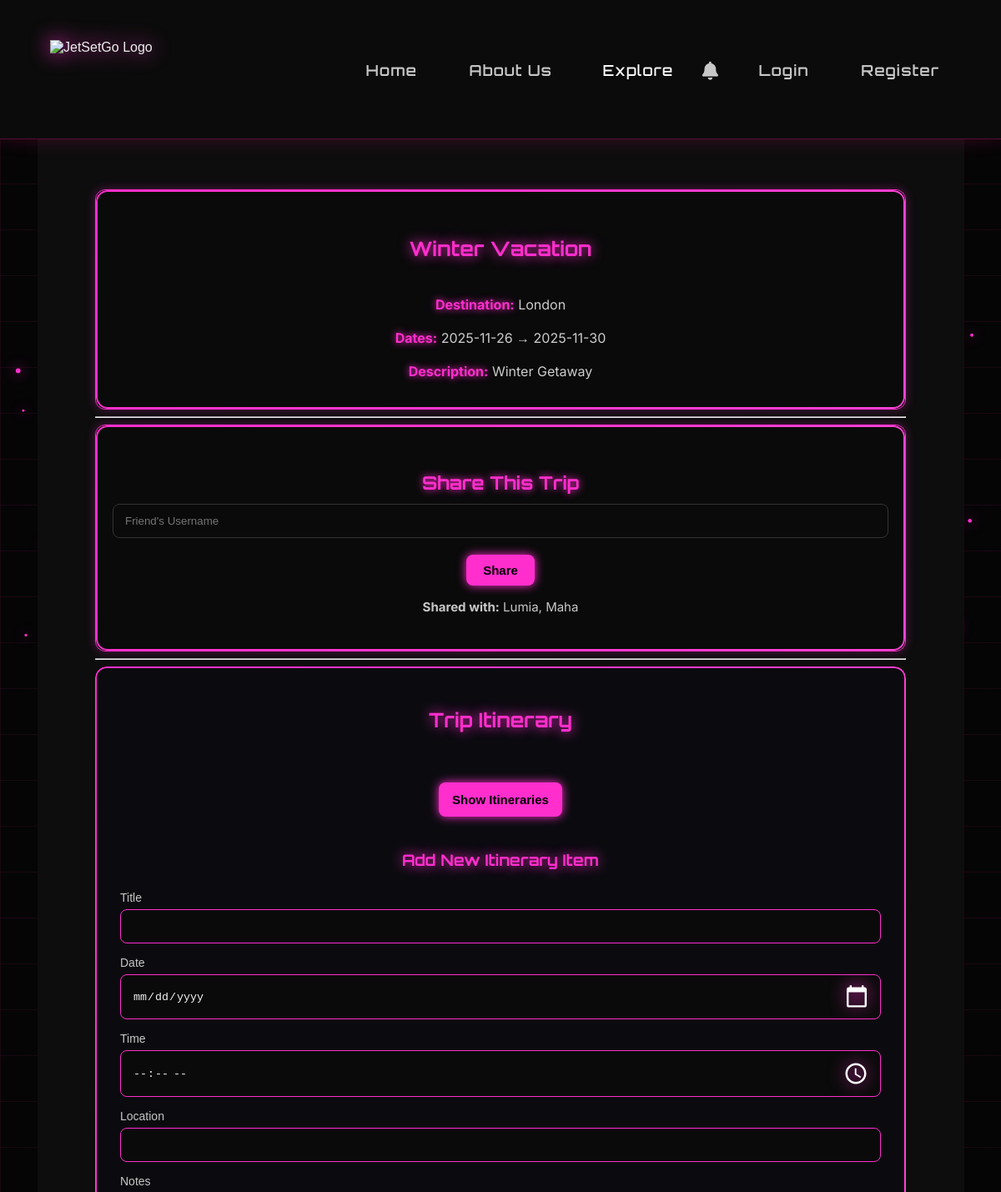
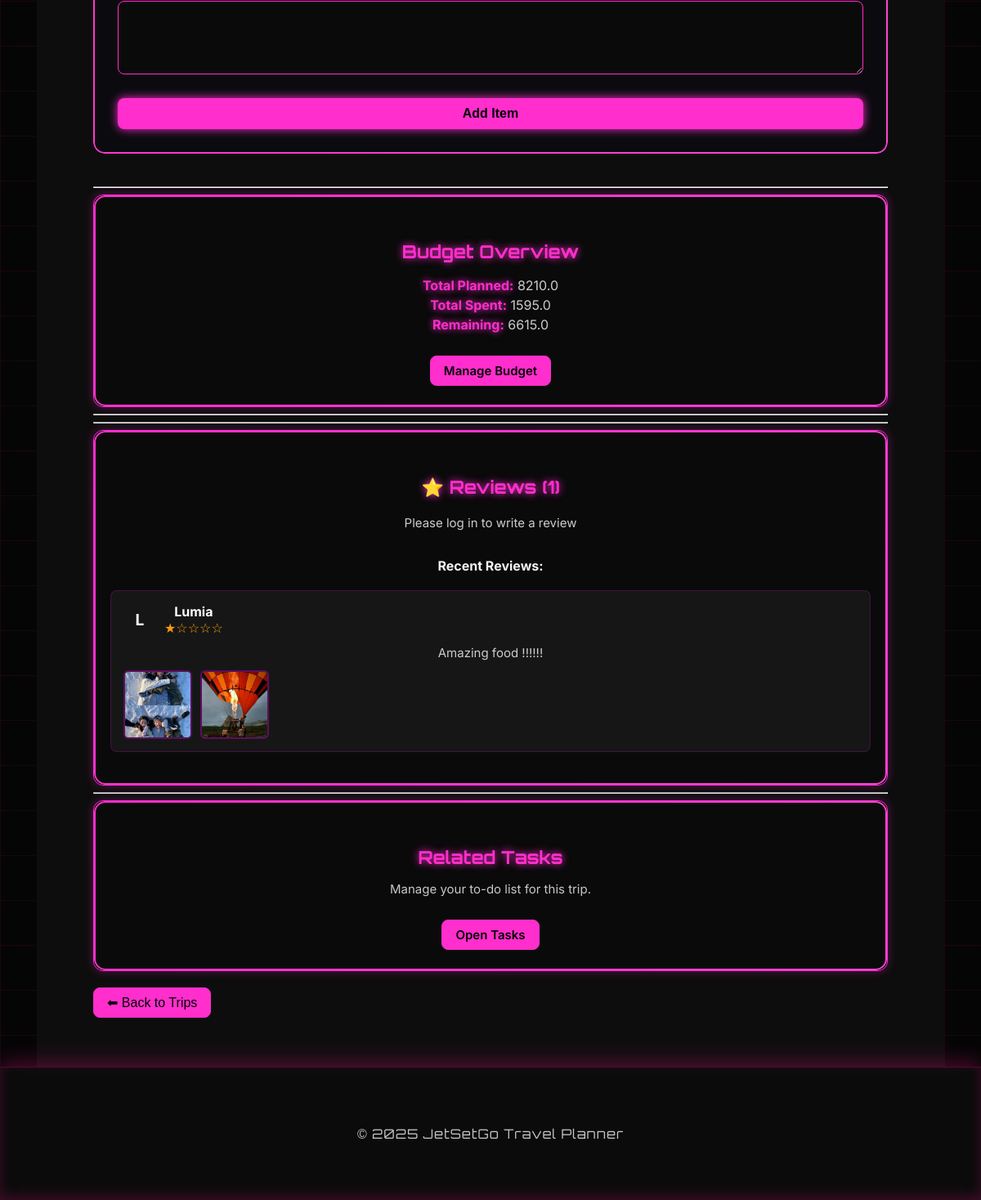
The page /trip/1 on the database its author committed (2 pictures, top to bottom).
### app/models.py (models this page shows, shortened)
class Trip(db.Model):
    __tablename__ = 'trip'
    id = db.Column(db.Integer, primary_key=True)
    title = db.Column(db.String(100), nullable=False)
    start_date = db.Column(db.Date, nullable=False)
    end_date = db.Column(db.Date, nullable=False)
    description = db.Column(db.Text, nullable=True)
    destinations = db.relationship(
        "TripDestination",
        backref="trip",
        cascade="all, delete-orphan",
        lazy=True
    )
    itinerary = db.relationship("ItineraryItem", backref="trip", lazy=True, cascade="all, delete-orphan")
    budget = db.relationship("Budget", backref="trip", uselist=False, cascade="all, delete-orphan")
    participants = db.relationship("User", secondary=trip_users, backref=db.backref("trips", lazy="dynamic"))
    reviews = db.relationship("Review", backref="trip", lazy=True, cascade="all, delete-orphan")
    def get_review_count(self):
        return len(self.reviews)

class TripDestination(db.Model):
    __tablename__ = "trip_destination"
    id = db.Column(db.Integer, primary_key=True)
    name = db.Column(db.String(250), nullable=False)
    trip_id = db.Column(db.Integer, db.ForeignKey("trip.id"), nullable=False)
    is_favorited = db.Column(db.Boolean, default=False)

class User(db.Model):
    __tablename__ = 'user'
    id = db.Column(db.Integer, primary_key=True)
    username = db.Column(db.String(100), nullable=False)
    email = db.Column(db.String(100), unique=True, nullable=False)
    password = db.Column(db.String(200), nullable=False)
    shared_expenses = db.relationship("Expense", secondary=expense_shared, backref="users_shared")
    favorite_destinations = db.relationship(
        "FavoriteDestination",
        secondary=user_favorite_destinations,
        backref=db.backref("users_who_favorited", lazy="dynamic")
    )
    reviews = db.relationship("Review", backref="user", lazy=True, cascade="all, delete-orphan")

class Budget(db.Model):
    __tablename__ = "budget"
    id = db.Column(db.Integer, primary_key=True)
    total_planned = db.Column(db.Float, default=0.0)
    total_spent = db.Column(db.Float, default=0.0)
    trip_id = db.Column(db.Integer, db.ForeignKey("trip.id"), nullable=False)
    expenses = db.relationship("Expense", backref="budget", lazy=True, cascade="all, delete-orphan")
    planned_budgets = db.relationship("PlannedBudget", backref="budget", cascade="all, delete-orphan")
    def calculate_remaining(self):
        return self.total_planned - self.total_spent

class Review(db.Model):
    __tablename__ = "review"
    id = db.Column(db.Integer, primary_key=True)
    rating = db.Column(db.Integer, nullable=False)
    comment = db.Column(db.Text)
    created_at = db.Column(db.DateTime, default=datetime.utcnow)
    updated_at = db.Column(db.DateTime, default=datetime.utcnow, onupdate=datetime.utcnow)
    trip_id = db.Column(db.Integer, db.ForeignKey("trip.id"), nullable=False)
    user_id = db.Column(db.Integer, db.ForeignKey("user.id"), nullable=False)
    photos = db.relationship("ReviewPhoto", backref="review", lazy=True, cascade="all, delete-orphan")
    __table_args__ = (db.UniqueConstraint('trip_id', 'user_id', name='unique_trip_user_review'),)
    def delete(self):
        return ReviewService.delete_review(self)

class ReviewPhoto(db.Model):
    __tablename__ = "review_photo"
    id = db.Column(db.Integer, primary_key=True)
    photo_url = db.Column(db.String(500), nullable=False)
    caption = db.Column(db.String(500))
    created_at = db.Column(db.DateTime, default=datetime.utcnow)
    review_id = db.Column(db.Integer, db.ForeignKey("review.id"), nullable=False)

### app/routes/trips.py (the view)
@trips_bp.route("/trip/<int:trip_id>")
def trip_detail(trip_id):
    trip = Trip.query.get_or_404(trip_id)
    user_id = session.get("user_id")
    user = User.query.get(user_id) if user_id else None
    return render_template("trip_detail.html", trip=trip, user=user)

### app/templates/trip_detail.html (shortened to what this page needs)
{% extends "base.html" %}
{% block content %}
<div class="container mt-4 trip-details-page">
    <div class="card trip-tasks-card mb-5 p-3">
        <h2 class="trip-section-title">{{ trip.title }}</h2>
    <div class="trip-info mt-4">
        <p class="mb-0" style="color: #ccc; font-size: 1rem; line-height: 1.5; margin-bottom: 8px;">
            <b style="color: var(--neon-pink); text-shadow: 0 0 8px var(--neon-pink);">Destination:</b>
            {% for d in trip.destinations %}
                {{ d.name }}{% if not loop.last %}, {% endif %}
            {% endfor %}
        </p>
        <p class="mb-0" style="color: #ccc; font-size: 1rem; line-height: 1.5; margin-bottom: 8px;">
            <b style="color: var(--neon-pink); text-shadow: 0 0 8px var(--neon-pink);">Dates:</b> {{ trip.start_date }} → {{ trip.end_date }}</p>
        <p class="mb-0" style="color: #ccc; font-size: 1rem; line-height: 1.5; margin-bottom: 8px;">
            <b style="color: var(--neon-pink); text-shadow: 0 0 8px var(--neon-pink);">Description:</b>
            {{ trip.description or "No description available." }}
        </p>
    </div>
    </div>
    <hr>
<div class="trip-share-section mb-5">
    <div class="card trip-share-card p-3 mb-3">
        <h3 class="trip-section-title mb-3">Share This Trip</h3>
        <form action="{{ url_for('trips.share_trip', trip_id=trip.id) }}" method="POST"
              class="d-flex align-items-center gap-2">
            <input type="text" name="username" placeholder="Friend's Username"
                   class="form-control flex-grow-1" required>
            <button class="btn-link btn-tasks" style="margin: auto; margin-top: 20px;">Share</button>
        </form>
        <p class="shared-with mt-3 mb-0">
            <b>Shared with:</b>
            {% if trip.participants|length == 1 and session['user_id'] in participant_ids %}
                Only You (Solo Trip)
            {% else %}
                {% for u in trip.participants %}
                    {{ u.username }}{% if not loop.last %}, {% endif %}
                {% endfor %}
            {% endif %}
        </p>
    </div>
</div>
    <hr>
<div class="itinerary-big-card">
    <h2 class="itinerary-main-heading">Trip Itinerary</h2>
    <div class="itinerary-mini-card-container">
        {% if trip.itinerary|length == 0 %}
            <p class="text-muted text-center">No itinerary entries yet.</p>
        {% else %}
            <div class="text-center my-3" style="text-align: center;">
            <a href="{{ url_for('trips.all_itineraries', trip_id=trip.id) }}" class="btn btn-link" style="display: inline-block; width: auto; padding: 12px 16px; margin: 20px auto 0 auto; text-align: center; ">Show Itineraries</a>
            </div>
        {% endif %}
    </div>
    <h3 class="add-itinerary-heading">Add New Itinerary Item</h3>
    <form action="{{ url_for('trips.add_itinerary', trip_id=trip.id) }}"
          method="POST" class="add-itinerary-form edit-trip-form">
        <label class="edit-label">Title</label>
        <input type="text" name="title" class="edit-input" required>
        <label class="edit-label">Date</label>
        <input type="date" name="date" class="edit-input" required>
        <label class="edit-label">Time</label>
        <input type="time" name="time" class="edit-input">
        <label class="edit-label">Location</label>
        <input type="text" name="location" class="edit-input">
        <label class="edit-label">Notes</label>
        <textarea name="notes" class="edit-textarea"></textarea>
        <button type="submit" class="btn btn-primary">Add Item</button>
    </form>
</div>
    <hr>
<div class="card trip-tasks-card mb-5 p-3">
    <div class="d-flex justify-content-between align-items-center mb-3">
        <h3 class="trip-section-title">Budget Overview</h3>
    {% if not trip.budget %}
        <p class="mb-0"> No budget set.</p>
        <a href="{{ url_for('trips.trip_budget', trip_id=trip.id) }}" class="btn-link btn-back" style="margin-top: 10px; font-weight: 600;">
            Go to Budget Page
        </a>
    {% else %}
        <p style="color: #ccc; font-size: 1rem; line-height: 1.5; margin-bottom: 16px;">
            <b style="color: var(--neon-pink); text-shadow: 0 0 8px var(--neon-pink);">Total Planned:</b> {{ trip.budget.total_planned }} <br>
            <b style="color: var(--neon-pink); text-shadow: 0 0 8px var(--neon-pink);">Total Spent:</b> {{ trip.budget.total_spent }} <br>
            <b style="color: var(--neon-pink); text-shadow: 0 0 8px var(--neon-pink);">Remaining:</b> {{ trip.budget.calculate_remaining() }}
        </p>
        <a href="{{ url_for('trips.trip_budget', trip_id=trip.id) }}"
          class="btn-link btn-back" style="margin-top: 10px; font-weight: 600;">
            Manage Budget
        </a>
    {% endif %}
    </div>
</div>
    <hr>
<hr>
<div class="card trip-tasks-card mb-5 p-3">
    <h3 class="trip-section-title">⭐ Reviews ({{ trip.get_review_count() }})</h3>
    <div style="margin-top: 20px;">
        {% if session.get('user_id') %}
            {% set user_review = trip.reviews|selectattr('user_id', 'equalto', session.get('user_id'))|list|first %}
            {% if user_review %}
                <p style="color: #27ae60; font-weight: bold;">✅ You've already reviewed this trip</p>
                <a href="{{ url_for('trips.edit_review', review_id=user_review.id) }}"
                   class="btn-link btn-tasks"
                   style="display: inline-block; padding: 12px 24px; margin-top: 10px;">
                    Edit Your Review
                </a>
            {% else %}
                <a href="{{ url_for('trips.add_review', trip_id=trip.id) }}"
                   class="btn-link btn-tasks"
                   style="display: inline-block; padding: 12px 24px; text-decoration: none;">
                    ✍️ Write a Review
                </a>
            {% endif %}
        {% else %}
            <p style="color: #ccc;">Please log in to write a review</p>
        {% endif %}
    </div>
    <div style="margin-top: 30px;">
        {% if trip.reviews %}
            <h4 style="color: var(--neon-cyan); margin-bottom: 20px;">Recent Reviews:</h4>
            {% for review in trip.reviews[:3] %}
            <div style="background: rgba(255, 255, 255, 0.05); padding: 15px; border-radius: 8px; border: 1px solid rgba(255, 0, 255, 0.2); margin-bottom: 15px;">
                <div style="display: flex; align-items: center; gap: 10px; margin-bottom: 10px;">
                    <div style="width: 40px; height: 40px; border-radius: 50%; background: linear-gradient(135deg, var(--neon-pink), var(--neon-cyan)); display: flex; align-items: center; justify-content: center; color: white; font-weight: bold; font-size: 1.2rem;">
                        {{ review.user.username[0].upper() }}
                    </div>
                    <div>
                        <strong style="color: #fff;">{{ review.user.username }}</strong>
                        <div style="color: #f39c12; font-size: 1rem;">
                            {{ '★' * review.rating }}{{ '☆' * (5 - review.rating) }}
                        </div>
                    </div>
                </div>
                {% if review.comment %}
                <p style="color: #ccc; margin: 10px 0;">
                    {{ review.comment[:150] }}{% if review.comment|length > 150 %}...{% endif %}
                </p>
                {% endif %}
                {% if review.photos %}
                <div style="display: flex; gap: 10px; margin-top: 10px;">
                    {% for photo in review.photos[:3] %}
                    <img src="{{ photo.photo_url }}"
                         alt="Review photo"
                         style="width: 80px; height: 80px; object-fit: cover; border-radius: 6px; border: 2px solid rgba(255, 0, 255, 0.3);">
                    {% endfor %}
                </div>
                {% endif %}
            </div>
            {% endfor %}
        {% else %}
            <p style="color: #999; text-align: center; padding: 2rem; font-style: italic;">
                No reviews yet. Be the first to share your experience!
            </p>
        {% endif %}
    </div>
</div>
<hr>
<div class="card trip-tasks-card mb-5 p-3">
    <div class="d-flex justify-content-between align-items-center mb-3">
        <h3 class="trip-section-title">Related Tasks</h3>
        <p class="mb-0">Manage your to-do list for this trip.</p>
        <a href="{{ url_for('tasks.view_tasks') }}" class="btn-link btn-back" style="margin-top: 10px; font-weight: 600;">
            Open Tasks
        </a>
    </div>
</div>
    <div class="text-center mt-3">
        <a href="{{ url_for('trips.view_trips') }}" class="btn-back" style="margin-top: 20px;">
            ⬅ Back to Trips
        </a>
    </div>
</div>
{% endblock %}

### app/templates/base.html (style rules this page uses)
:root { --bg-primary: #0d0d0d; --bg-secondary: #1a1a1a; }
body { background: var(--bg-primary); transition: background 0.4s ease; }
html, body { background: var(--bg-primary); }

### rows shown on the page
Trip: title "Winter Vacation", start_date "2025-11-26", end_date "2025-11-30", description "Winter Getaway"
TripDestination: name "London"
User: username "Lumia"
User: username "Maha"
Budget: budget.total_planned "8210.0", budget.total_spent "1595.0", budget.calculate_remaining "6615.0"
Review: user "L", user.username "Lumia", rating "★", rating "☆☆☆☆", comment "Amazing food !!!!!!"
ReviewPhoto: photo_url (picture)
ReviewPhoto: photo_url (picture)

### other values the page prints
{{ trip.get_review_count() }} "1"
{{ 2025 }} "2025"
